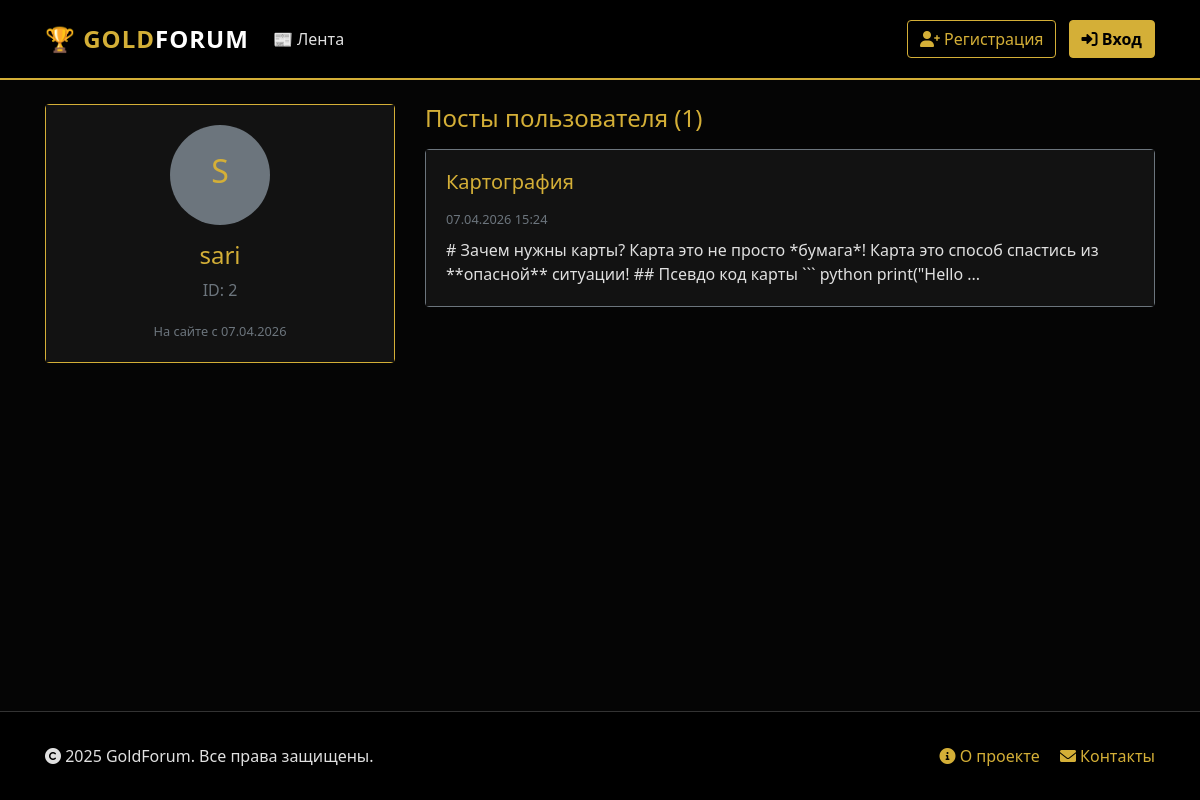
The page /profile/2 on the database its author committed.
### backend/database/models/users_model.py (models this page shows, shortened)
class UserModel(SqlAlchemyBase, UserMixin, SerializerMixin):
    __tablename__ = 'users'
    id = sqlalchemy.Column(sqlalchemy.Integer, primary_key=True, autoincrement=True)
    username = sqlalchemy.Column(sqlalchemy.String, unique=True, nullable=False, index=True)
    passwd_hash = sqlalchemy.Column(sqlalchemy.String, nullable=False)
    tg_id = sqlalchemy.Column(sqlalchemy.String, unique=True, nullable=True, index=True)
    created_at = sqlalchemy.Column(sqlalchemy.DateTime, default=datetime.datetime.now)
    posts = orm.relationship("PostModel", back_populates='user', cascade='all, delete-orphan')

### backend/database/models/posts_model.py (models this page shows, shortened)
class PostModel(SqlAlchemyBase, SerializerMixin):
    __tablename__ = 'posts'
    id = sqlalchemy.Column(sqlalchemy.Integer, primary_key=True, autoincrement=True)
    author = sqlalchemy.Column(sqlalchemy.String, nullable=False, index=True)
    title = sqlalchemy.Column(sqlalchemy.String, nullable=True)
    content = sqlalchemy.Column(sqlalchemy.Text, nullable=False)
    content_html = sqlalchemy.Column(sqlalchemy.Text, nullable=True)
    created_at = sqlalchemy.Column(sqlalchemy.DateTime, default=datetime.datetime.now, index=True)
    updated_at = sqlalchemy.Column(sqlalchemy.DateTime, onupdate=datetime.datetime.now)
    path = sqlalchemy.Column(sqlalchemy.Text, nullable=True)
    attached_images = sqlalchemy.Column(sqlalchemy.Text, nullable=True)
    attached_files = sqlalchemy.Column(sqlalchemy.Text, nullable=True)
    user_id = sqlalchemy.Column(sqlalchemy.Integer, sqlalchemy.ForeignKey("users.id"), nullable=True, index=True)
    user = orm.relationship('UserModel')

### app.py (the view)
@app.route('/profile/<int:user_id>')
def profile(user_id):
    db_sess = db_session.create_session()
    user = db_sess.get(UserModel, user_id)
    if not user:
        abort(404)
    posts = db_sess.query(PostModel).filter_by(user_id=user.id).order_by(PostModel.created_at.desc()).all()
    return render_template('profile.html', user=user, posts=posts)

### backend/database/db_session.py (called while the page is built)
def create_session() -> Session:
    global __factory
    return __factory()

### templates/profile.html (shortened to what this page needs)
{% extends "base.html" %}
{% block content %}
<div class="row">
    <div class="col-md-4 mb-4">
        <div class="card border-gold text-center">
            <div class="card-body">
                <div class="rounded-circle bg-secondary d-flex align-items-center justify-content-center mx-auto mb-3"
                     style="width: 100px; height: 100px;">
                    <span class="h2 text-gold">{{ user.username[0].upper() }}</span>
                </div>
                <h4 class="text-gold">{{ user.username }}</h4>
                <p class="text-muted">ID: {{ user.id }}</p>
                <small class="text-muted">
                    На сайте с {{ user.created_at.strftime('%d.%m.%Y') if user.created_at else 'Неизвестно' }}
                </small>
            </div>
        </div>
    </div>
    <div class="col-md-8">
        <h4 class="text-gold mb-3">Посты пользователя ({{ posts|length }})</h4>
        {% if posts %}
            {% for post in posts %}
            <div class="card mb-3 border-secondary">
                <div class="card-body">
                    <h5 class="card-title">
                        <a href="/post/{{ post.id }}" class="text-gold text-decoration-none">
                            {{ post.title or 'Без заголовка' }}
                        </a>
                    </h5>
                    <small class="text-muted">{{ post.created_at.strftime('%d.%m.%Y %H:%M') if post.created_at else 'Неизвестно' }}</small>
                    <p class="mt-2 mb-0">{{ post.content[:150] }}...</p>
                </div>
            </div>
            {% endfor %}
        {% else %}
            <p class="text-muted">Пользователь ещё не опубликовал постов</p>
        {% endif %}
    </div>
</div>
{% endblock %}

### static/css/style.css (style rules this page uses)
:root { --bg-black: #050505; --bg-card: #121212; --bg-dark: #1a1a1a; --gold-primary: #D4AF37; --gold-hover: #B59024; --gold-light: #F4CF57; --text-main: #E0E0E0; --text-muted: #A0A0A0; }
body { background-color: var(--bg-black); color: var(--text-main); font-family: 'Segoe UI', Tahoma, Geneva, Verdana, sans-serif; min-height: 100vh; display: flex; flex-direction: column; }
a { color: var(--gold-primary); text-decoration: none; transition: color 0.3s ease; }
.text-gold { color: var(--gold-primary) !important; }
.border-gold { border-color: var(--gold-primary) !important; }
.card { background-color: var(--bg-card); border: 1px solid #333; transition: border-color 0.3s ease; }
.card-body { background-color: var(--bg-card); }

### rows shown on the page
UserModel: username "S", username "sari", id "2", created_at "07.04.2026"
PostModel: title "Картография", created_at "07.04.2026 15:24", content "# Зачем нужны карты? Карта это не просто *бумага*! Карта это способ спастись из **опасной** ситуации! ## Псевдо код карты ``` python print(\"Hello"

### other values the page prints
{{ posts|length }} "1"
